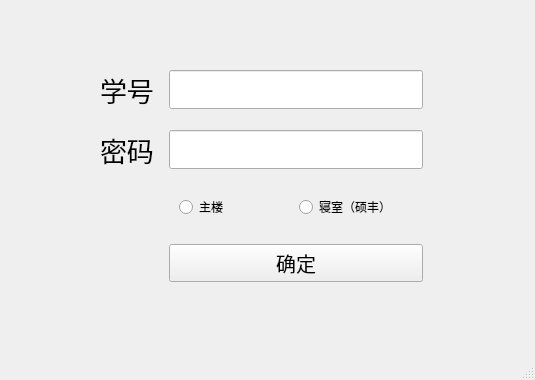
<?xml version="1.0" encoding="UTF-8"?>
<ui version="4.0">
 <class>mainWindow</class>
 <widget class="QMainWindow" name="mainWindow">
  <property name="geometry">
   <rect>
    <x>0</x>
    <y>0</y>
    <width>535</width>
    <height>380</height>
   </rect>
  </property>
  <property name="windowTitle">
   <string>电子科技大学自动登录</string>
  </property>
  <widget class="QWidget" name="centralwidget">
   <widget class="QWidget" name="formLayoutWidget">
    <property name="geometry">
     <rect>
      <x>80</x>
      <y>40</y>
      <width>363</width>
      <height>281</height>
     </rect>
    </property>
    <layout class="QFormLayout" name="formLayout">
     <property name="horizontalSpacing">
      <number>15</number>
     </property>
     <property name="verticalSpacing">
      <number>20</number>
     </property>
     <property name="leftMargin">
      <number>20</number>
     </property>
     <property name="topMargin">
      <number>30</number>
     </property>
     <property name="rightMargin">
      <number>20</number>
     </property>
     <property name="bottomMargin">
      <number>30</number>
     </property>
     <item row="0" column="0">
      <widget class="QLabel" name="label">
       <property name="font">
        <font>
         <family>黑体</family>
         <pointsize>20</pointsize>
        </font>
       </property>
       <property name="text">
        <string>学号</string>
       </property>
      </widget>
     </item>
     <item row="0" column="1">
      <widget class="QLineEdit" name="lineEdit_2">
       <property name="font">
        <font>
         <family>Times New Roman</family>
         <pointsize>20</pointsize>
         <weight>75</weight>
         <bold>true</bold>
        </font>
       </property>
       <property name="toolTip">
        <string>你的学号</string>
       </property>
      </widget>
     </item>
     <item row="1" column="0">
      <widget class="QLabel" name="label_2">
       <property name="font">
        <font>
         <family>黑体</family>
         <pointsize>20</pointsize>
        </font>
       </property>
       <property name="text">
        <string>密码</string>
       </property>
      </widget>
     </item>
     <item row="1" column="1">
      <widget class="QLineEdit" name="lineEdit">
       <property name="font">
        <font>
         <family>Times New Roman</family>
         <pointsize>20</pointsize>
        </font>
       </property>
       <property name="toolTip">
        <string>服务大厅的密码</string>
       </property>
      </widget>
     </item>
     <item row="3" column="1">
      <widget class="QPushButton" name="pushButton">
       <property name="font">
        <font>
         <family>Arial</family>
         <pointsize>15</pointsize>
        </font>
       </property>
       <property name="text">
        <string>确定</string>
       </property>
      </widget>
     </item>
     <item row="2" column="1">
      <layout class="QHBoxLayout" name="horizontalLayout">
       <property name="spacing">
        <number>5</number>
       </property>
       <property name="leftMargin">
        <number>10</number>
       </property>
       <property name="topMargin">
        <number>5</number>
       </property>
       <property name="rightMargin">
        <number>10</number>
       </property>
       <property name="bottomMargin">
        <number>5</number>
       </property>
       <item>
        <widget class="QRadioButton" name="radioButton_2">
         <property name="text">
          <string>主楼</string>
         </property>
        </widget>
       </item>
       <item>
        <widget class="QRadioButton" name="radioButton">
         <property name="text">
          <string>寝室（硕丰）</string>
         </property>
        </widget>
       </item>
      </layout>
     </item>
    </layout>
   </widget>
  </widget>
  <widget class="QStatusBar" name="statusbar"/>
 </widget>
 <resources/>
 <connections/>
</ui>
